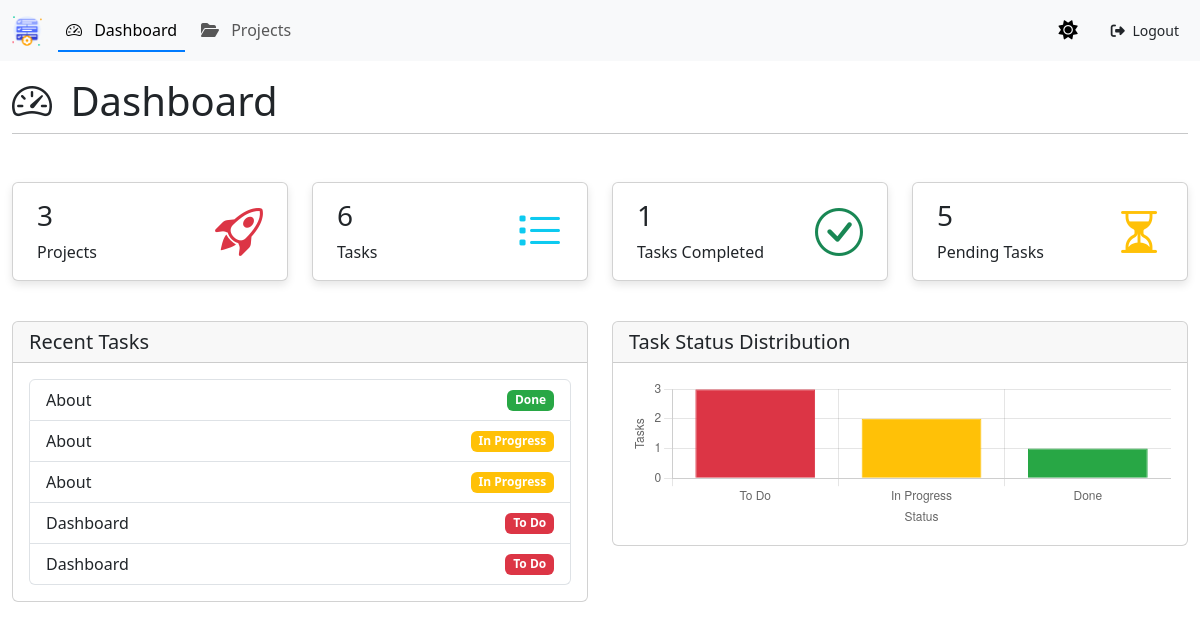
The app's page / (signed in) with its own data.
### tasks/models.py (models this page shows, shortened)
class Tasks(models.Model):
    STATUS_CHOICES = [
        ('TODO', 'To Do'),
        ('IN_PROGRESS', 'In Progress'),
        ('DONE', 'Done'),
    ]
    id = models.UUIDField(primary_key=True, default=uuid.uuid4, editable=False)
    name = models.CharField(max_length=100)
    description = models.TextField()
    project = models.ForeignKey(Projects, on_delete=models.CASCADE, related_name='tasks')
    assigned_to = models.ForeignKey(User, on_delete=models.CASCADE, null=True, blank=True, related_name='assigned_tasks')
    status = models.CharField(max_length=20, choices=STATUS_CHOICES, default='TODO')
    created_at = models.DateTimeField(auto_now_add=True)
    updated_at = models.DateTimeField(auto_now=True)
    class Meta:
        db_table = 'tasks'

### dashboard/views.py (the view)
# urls.py: path('', views.index, name='index_dashboard'),
@login_required
def index(request):
    projects_count = Projects.objects.count()
    tasks_count = Tasks.objects.count()
    tasks_todo = Tasks.objects.filter(status='TODO').count()
    tasks_in_progress = Tasks.objects.filter(status='IN_PROGRESS').count()
    tasks_completed = Tasks.objects.filter(status='DONE').count()
    tasks_pending = tasks_count - tasks_completed
    recent_tasks = Tasks.objects.order_by('-created_at')[:5]
    context = {
        'projects_count': projects_count,
        'tasks_count': tasks_count,
        'tasks_todo': tasks_todo,
        'tasks_in_progress': tasks_in_progress,
        'tasks_completed': tasks_completed,
        'tasks_pending': tasks_pending,
        'recent_tasks': recent_tasks,
    }
    return render(request, 'dashboard/index.html', context)

### dashboard/templates/dashboard/index.html (shortened to what this page needs)
{% extends "base.html" %}
{% block content %}
<div class="container-fluid">
    <div class="d-flex justify-content-between">
        <h1>
            <i class="bi bi-speedometer2 me-2"></i>
            Dashboard
        </h1>
    </div>
    <hr class="mt-0 mb-5">
    <div class="row">
        <div class="col-xl-3 col-sm-6 col-12 mb-3">
            <div class="card card-hover-effect animate__animated animate__fadeInUp">
                <div class="card-content">
                    <div class="card-body">
                        <div class="media d-flex justify-content-between align-items-center px-2">
                            <div class="media-body text-left">
                                <h3 class="danger">{{ projects_count }}</h3>
                                <span>Projects</span>
                            </div>
                            <i class="bi bi-rocket-takeoff display-5 text-danger"></i>
                        </div>
                    </div>
                </div>
            </div>
        </div>
        <div class="col-xl-3 col-sm-6 col-12 mb-3">
            <div class="card card-hover-effect animate__animated animate__fadeInUp" style="animation-delay: 0.1s;">
                <div class="card-content">
                    <div class="card-body">
                        <div class="media d-flex justify-content-between align-items-center px-2">
                            <div class="media-body text-left">
                                <h3 class="success">{{ tasks_count }}</h3>
                                <span>Tasks</span>
                            </div>
                            <i class="bi bi-list-task display-5 text-info"></i>
                        </div>
                    </div>
                </div>
            </div>
        </div>
        <div class="col-xl-3 col-sm-6 col-12 mb-3">
            <div class="card card-hover-effect animate__animated animate__fadeInUp" style="animation-delay: 0.2s;">
                <div class="card-content">
                    <div class="card-body">
                        <div class="media d-flex justify-content-between align-items-center px-2">
                            <div class="media-body text-left">
                                <h3 class="success">{{ tasks_completed }}</h3>
                                <span>Tasks Completed</span>
                            </div>
                            <i class="bi bi-check-circle display-5 text-success"></i>
                        </div>
                    </div>
                </div>
            </div>
        </div>
        <div class="col-xl-3 col-sm-6 col-12 mb-3">
            <div class="card card-hover-effect animate__animated animate__fadeInUp" style="animation-delay: 0.3s;">
                <div class="card-content">
                    <div class="card-body">
                        <div class="media d-flex justify-content-between align-items-center px-2">
                            <div class="media-body text-left">
                                <h3 class="warning">{{ tasks_pending }}</h3>
                                <span>Pending Tasks</span>
                            </div>
                            <i class="bi bi-hourglass-split display-5 text-warning"></i>
                        </div>
                    </div>
                </div>
            </div>
        </div>
    </div>
    <div class="row mt-4">
        <div class="col-md-6 mb-3">
            <div class="card">
                <div class="card-header">
                    <h5 class="card-title m-0">Recent Tasks</h5>
                </div>
                <div class="card-body">
                    <ul class="list-group">
                        {% for task in recent_tasks %}
                            <li class="list-group-item d-flex justify-content-between align-items-center">
                                {{ task.name }} <span class="badge bg-{{ task.status|lower }}">{{ task.get_status_display }}</span>
                            </li>
                        {% empty %}
                            <li class="list-group-item">No recent tasks</li>
                        {% endfor %}
                    </ul>
                </div>
            </div>
        </div>
        <div class="col-md-6">
            <div class="card">
                <div class="card-header">
                    <h5 class="card-title m-0">Task Status Distribution</h5>
                </div>
                <div class="card-body">
                    <canvas id="taskStatusChart"></canvas>
                </div>
            </div>
        </div>
    </div>
</div>
<script>
    document.addEventListener('DOMContentLoaded', function () {
        const ctx = document.getElementById('taskStatusChart').getContext('2d');
        const tasksTodo = {{ tasks_todo|default:0 }};
        const tasksInProgress = {{ tasks_in_progress|default:0 }};
        const tasksCompleted = {{ tasks_completed|default:0 }};
        new Chart(ctx, {
            type: 'bar',
            data: {
                labels: ['To Do', 'In Progress', 'Done'],
                datasets: [{
                    label: 'Number of Tasks',
                    data: [tasksTodo, tasksInProgress, tasksCompleted],
                    backgroundColor: ['#dc3545', '#ffc107', '#28a745'],
                    borderColor: ['#dc3545', '#ffc107', '#28a745'],
                    borderWidth: 1
                }]
            },
            options: {
                responsive: true,
                maintainAspectRatio: false,
                scales: {
                    y: { beginAtZero: true,
                        title: { display: true, text: 'Tasks' } ,
                        ticks: {
                            stepSize: 1,
                            precision: 0
                        }
                    },
                    x: { title: { display: true, text: 'Status' } }
                },
                plugins: {
                    legend: { display: false, position: 'top' },
                    tooltip: { enabled: true }
                }
            }
        });
    });
</script>
{% endblock content %}

### templates/base.html (shortened to what this page needs)
{% load static %}
<!DOCTYPE html>
<html lang="en" data-bs-theme="light">
<head>
    <link href="https://cdn.jsdelivr.net/npm/bootstrap@5.3.3/dist/css/bootstrap.min.css" rel="stylesheet">
    <link rel="stylesheet" href="https://cdn.jsdelivr.net/npm/bootstrap-icons@1.11.3/font/bootstrap-icons.min.css">
    <link rel="stylesheet" href="https://cdnjs.cloudflare.com/ajax/libs/animate.css/4.1.1/animate.min.css">
    <link href="{% static 'fontawesomefree/css/fontawesome.css' %}" rel="stylesheet" type="text/css">
    <link href="{% static 'fontawesomefree/css/brands.css' %}" rel="stylesheet" type="text/css">
    <link href="{% static 'fontawesomefree/css/solid.css' %}" rel="stylesheet" type="text/css">
</head>
<body>
    <header>
        <nav class="navbar navbar-expand-lg bg-body-tertiary">
            <div class="container-fluid">
                <a class="navbar-brand" href="">
                    <img src="{% static 'images/procedure.png' %}" alt="Backlog Logo" style="width:30px; height:30px" class="p-0">
                </a>
                <div class="collapse navbar-collapse" id="navbarSupportedContent">
                    <ul class="navbar-nav me-auto mb-2 mb-lg-0 column-gap-2">
                        <li class="nav-item">
                            <a class="nav-link {% if request.resolver_match.url_name == 'index_dashboard' %}active{% endif %}" href="{% url 'dashboard:index_dashboard' %}">
                                <i class="bi bi-speedometer2 me-2"></i> Dashboard
                            </a>
                        </li>
                        <li class="nav-item">
                            <a class="nav-link {% if request.resolver_match.url_name == 'index_projects' %}active{% endif %}" href="{% url 'projects:index_projects' %}">
                                <i class="fa-solid fa-folder-open me-2"></i> Projects
                            </a>
                        </li>
                    </ul>
                    <button class="theme-toggle-btn me-3" id="theme-toggle">
                        <i class="fa-solid fa-sun"></i>
                    </button>
                    <a class="btn btn-sm btn-transparent logout" href="{% url 'accounts:logout' %}">
                        <i class="fa-solid fa-right-from-bracket me-1"></i> Logout
                    </a>
                </div>
            </div>
        </nav>
    </header>
    <main class="pt-3">
        {% block content %}{% endblock content %}
    </main>
</body>
</html>

### records on screen
Tasks: name "About", status "Done"
Tasks: name "About", status "In Progress"
Tasks: name "About", status "In Progress"
Tasks: name "Dashboard", status "To Do"
Tasks: name "Dashboard", status "To Do"

### other values on screen
{{ projects_count }} "3"
{{ tasks_count }} "6"
{{ tasks_completed }} "1"
{{ tasks_pending }} "5"
chart data {{ tasks_todo|default:0 }} 3
chart data {{ tasks_in_progress|default:0 }} 2
chart data {{ tasks_completed|default:0 }} 1
